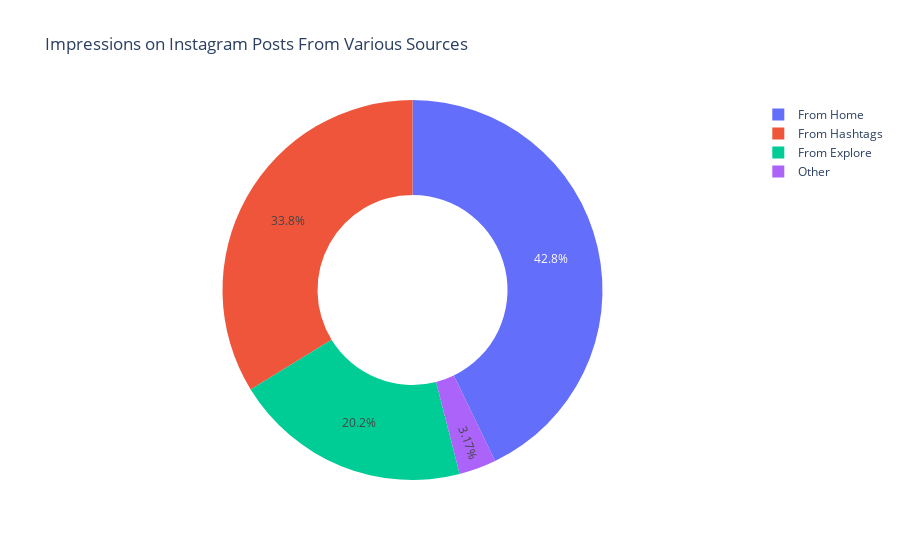

The notebook cell saved with this chart:
### Code cell
home = df["From Home"].sum()
hashtags = df["From Hashtags"].sum()
explore = df["From Explore"].sum()
other = df["From Other"].sum()

labels = ['From Home','From Hashtags','From Explore','Other']
values = [home, hashtags, explore, other]

fig = px.pie(df, values=values, names=labels, 
             title='Impressions on Instagram From Various Sources', hole=0.5)
fig.show()

### Figure 1 — Plotly figure (JSON) as saved in the notebook; plotly's stock layout.template omitted (floating-point values rounded to 4 significant figures)
{"data": [{"domain": {"x": [0, 1], "y": [0, 1]}, "hole": 0.5, "hovertemplate": "label=%{label}<br>value=%{value}<extra></extra>", "labels": ["From Home", "From Hashtags", "From Explore", "Other"], "legendgroup": "", "name": "", "showlegend": true, "type": "pie", "values": [254685, 200765, 120214, 18824]}], "layout": {"legend": {"tracegroupgap": 0}, "title": {"text": "Impressions on Instagram Posts From Various Sources"}}}
